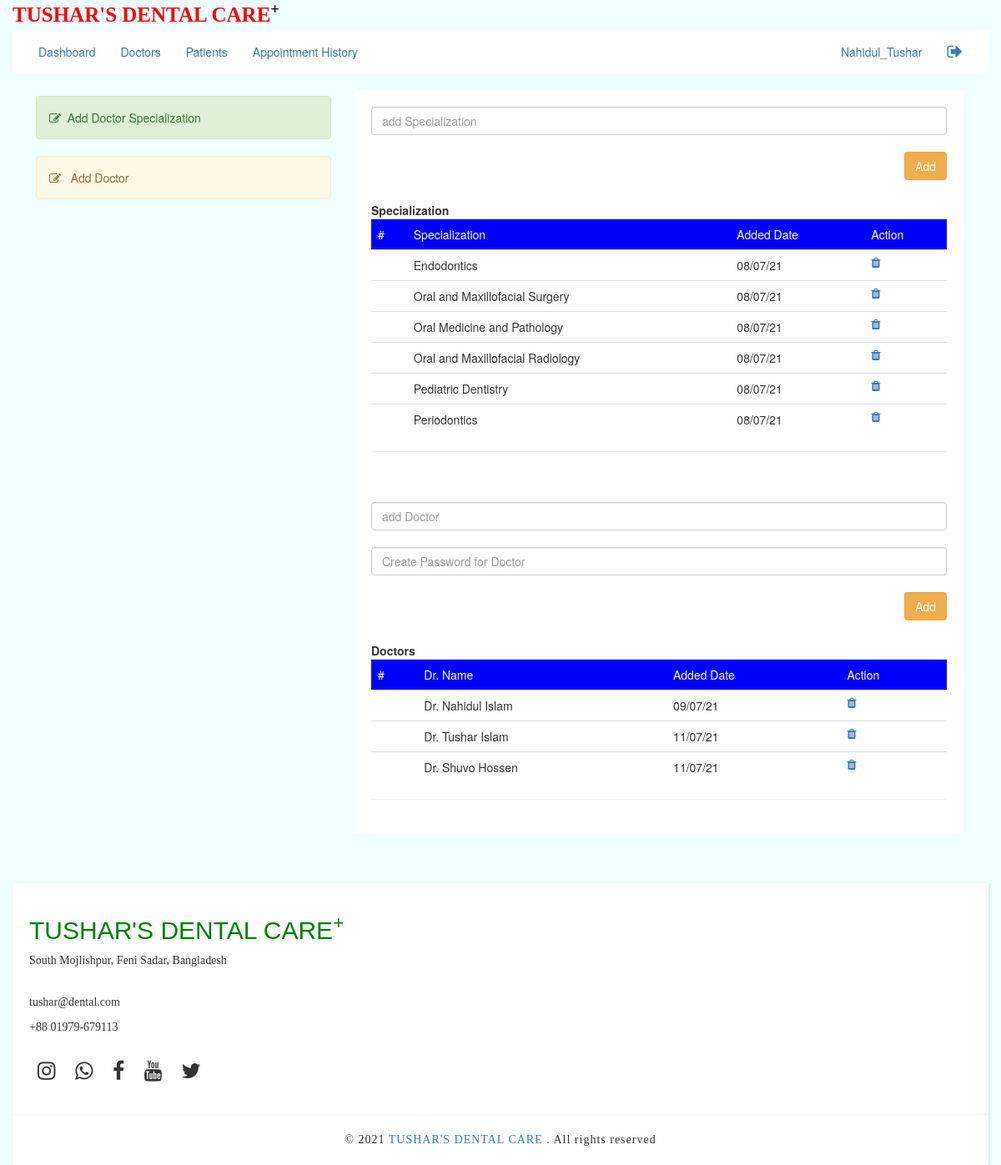
The app's page /doctorsmanage.php (signed in) with its own data.
### tables this page shows
CREATE TABLE `specialization` (
  `id` int(11) NOT NULL,
  `specializations` varchar(50) NOT NULL,
  `cdate` varchar(50) NOT NULL
);

CREATE TABLE `doctor` (
  `id` int(11) NOT NULL,
  `doctors` varchar(50) NOT NULL,
  `cdate` varchar(50) NOT NULL,
  `password` varchar(12) NOT NULL
);

### doctorsmanage.php (the view, shortened to what this page needs)
<?php  include("adminheader.php")   ?>
<div class="col col-lg-12">
   <div class="col-lg-4 btn">
     <a href="#addspecialization"><div class="alert alert-success" ><span class="fa fa-edit"></span> &nbsp;Add Doctor Specialization </div> </a>
     <a href="#adddoctor"><div class="alert alert-warning" ><span class="fa fa-edit"></span> &nbsp; Add Doctor </div> </a>
   </div>
   <div class="col-lg-8">
      <div class="col col-lg-12" id="addspecialization">
         <form action="addspecializationsql.php" method="post">
            <input type="text" name="addspl" id="" placeholder="add Specialization " class="form-control"><br>
            <input type="submit" value="Add" class="btn btn-warning pull-right" name="addsplbtn">
         </form>
         <br>
         <br>
        <br>
        <b> Specialization </b>
        <table class="table">
        <tr style="background:blue;color:#fff">
         <td>#</td> <td>Specialization</td> <td>Added Date </td> <td>Action</td>
        </tr>
        <?php
     include("connection.php");
     $sql="SELECT * FROM specialization ";
     $result=mysqli_query($conn,$sql);
     if(mysqli_num_rows($result)>0){
        while($row=mysqli_fetch_assoc($result)){
?>
<tr><td></td> <td><?php  echo $row['specializations'];  ?></td><td><?php  echo $row['cdate'];  ?></td> <td><a href="deletespl.php?x=<?php echo $row['id'];  ?>"> <span class="fa fa-trash"></span></a> </td></tr>
<?php } }  ?>
        </table>
        <hr>
      </div>
      <div class="col col-lg-12" id="adddoctor">
         <form action="addspecializationsql.php" method="post">
            <input type="text" name="doctors" id="" placeholder="add Doctor " class="form-control"><br>
            <input type="text" name="psd" id="" placeholder="Create Password for Doctor " class="form-control"><br>
            <input type="submit" value="Add" class="btn btn-warning pull-right" name="adddoctorbtn">
         </form>
         <br>
         <br>
         <br>
         <b> Doctors </b>
         <table class="table">
        <tr style="background:blue;color:#fff">
         <td>#</td> <td>Dr. Name</td> <td>Added Date </td> <td>Action</td>
        </tr>
        <?php
     $sql="SELECT * FROM doctor ";
     $result=mysqli_query($conn,$sql);
     if(mysqli_num_rows($result)>0){
        while($row=mysqli_fetch_assoc($result)){
?>
<tr><td></td> <td> Dr. <?php  echo $row['doctors'];  ?></td><td><?php  echo $row['cdate'];  ?></td> <td><a href="deletedoctor.php?x=<?php echo $row['id'];  ?>"> <span class="fa fa-trash"></span></a> </td></tr>
<?php } }  ?>
        </table>
        <hr>
      </div>
   </div>
 <br clear="all">
</div>
<?php  include("footer.php")   ?>

### adminheader.php (shortened to what this page needs)
<?php
if(isset($_SESSION['user']))
{  ?>
<!DOCTYPE html PUBLIC "-//W3C//DTD XHTML 1.0 Transitional//EN" "http://www.w3.org/TR/xhtml1/DTD/xhtml1-transitional.dtd">
<html xmlns="http://www.w3.org/1999/xhtml">
<head>
<link href="style.css" rel="stylesheet" />
<link href="bootstrap-3.3.7-dist/css/bootstrap.min.css" rel="stylesheet" />
<link href="https://cdnjs.cloudflare.com/ajax/libs/font-awesome/4.7.0/css/font-awesome.min.css" rel="stylesheet"/>
<link rel="stylesheet" href="https://maxcdn.bootstrapcdn.com/bootstrap/3.4.0/css/bootstrap.min.css">
</head>
<body style="background-color:#F0FFFF">
<div class="container-fluid">
<div class="heading">
      <a href="index.php" > TUSHAR'S DENTAL CARE<sup style="color:black" >+ </sup>  </a>
      <br>
</div>
<nav class="navbar" style="background-color:#fff;" >
<div class="collapse navbar-collapse" id="btn" >
<ul class="nav navbar-nav ">
<li><a href="admindash.php">Dashboard</a></li>
<li><a href="doctorsmanage.php">Doctors</a></li>
<li><a href="patientsmanage.php">Patients</a></li>
<li><a href="appointmenthistory.php">Appointment History</a></li>
</ul>
<ul class="nav navbar-nav pull-right">
<li><a href=""><?php echo $_SESSION['user'];  ?></a></li>
<li><a href="signoutpatient.php"> <span class="fa fa-sign-out" style="font-size:20px" title="Sign-Out"></span> </a></li>
</ul>
</div>
</nav>
<?php
}
else
{
?>
<script>alert("login first");
window.location='admin_login.php';
</script>
<?php
	}
?>

### footer.php (shortened to what this page needs)
<div class="col col-lg-12"><br><br><br></div>
<div class="col col-lg-12" style="font-family:tahoma;box-shadow:1px 1px 4px #dcdcdc;padding:20px;background:#fff" >
<h2 style="font-size: 30px;font-family: 'Franklin Gothic Medium', 'Arial Narrow', Arial, sans-serif;color:green;">TUSHAR'S DENTAL CARE<sup>+</sup></h2>
<p>South Mojlishpur, Feni Sadar, Bangladesh</p>
<br>
<p>tushar@dental.com</p>
+88 01979-679113
<br><br>
<p class="icon">
<span class="fa fa-instagram"></span>
<span class="fa fa-whatsapp"></span>
<span class="fa fa-facebook"></span>
<span class="fa fa-youtube"></span>
<span class="fa fa-twitter"></span>
</p>
</div>
<div class="col col-lg-12" style="font-family:tahoma;box-shadow:1px 1px 4px #dcdcdc;padding:20px;background:#fff;letter-spacing:1px" >
<center>&copy; 2021 <a href="#">TUSHAR'S DENTAL CARE</a> . All rights reserved</center>
</div>
</div>

### style.css (style rules this page uses)
.heading { font-size: 25px; font-weight: 900; font-family: tahoma; }
.heading a { color:red ; }
.icon span { padding: 10px; font-size:25px; }

### doctorsmanage.php (style rules this page uses)
.btn a { text-decoration:none;text-align:left }
#addspecialization ,#adddoctor,#managedoctor { background:#ffff; padding:20px; }

### records on screen
specialization: specializations "Endodontics", cdate "08/07/21"
specialization: specializations "Oral and Maxillofacial Surgery", cdate "08/07/21"
specialization: specializations "Oral Medicine and Pathology", cdate "08/07/21"
specialization: specializations "Oral and Maxillofacial Radiology", cdate "08/07/21"
specialization: specializations "Pediatric Dentistry", cdate "08/07/21"
specialization: specializations "Periodontics", cdate "08/07/21"
doctor: doctors "Nahidul Islam", cdate "09/07/21"
doctor: doctors "Tushar Islam", cdate "11/07/21"
doctor: doctors "Shuvo Hossen", cdate "11/07/21"

### other values on screen
$_SESSION['user'] "Nahidul_Tushar"
